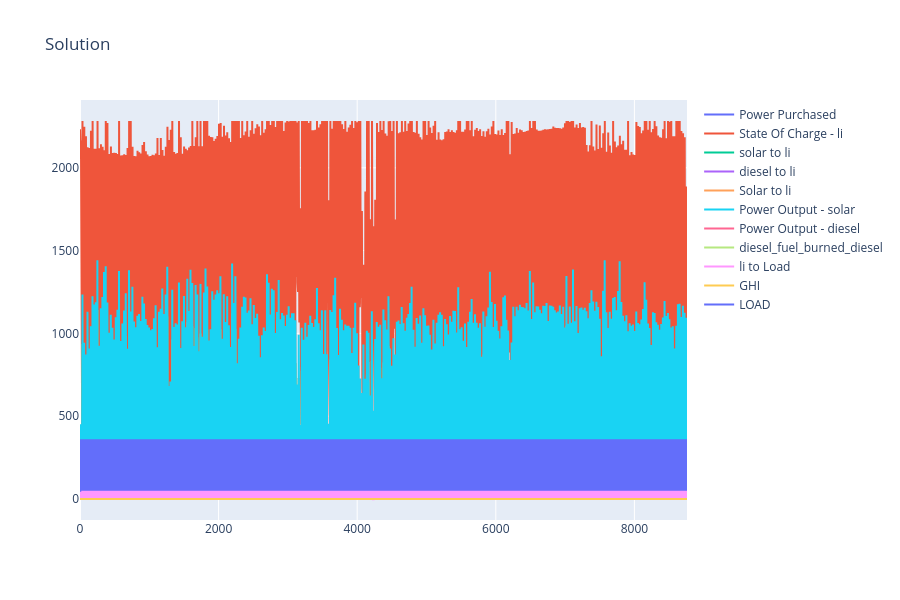

Notebook code for this chart:
### Markdown cell above
## 3. sanity_check — design-rule demonstration
Edits temp copies of the workbook and re-solves to show that a **per_kW** cost change moves sizing while a **fixed** cost change only moves LCoE. Runs 3 full-year solves (~1 min). `SystemExit` is caught so the kernel stays alive.

### Code cell
import pandas as pd
import plotly.graph_objects as go

fig = go.Figure()

for col in sol.columns:
    if pd.api.types.is_numeric_dtype(sol[col]):
        fig.add_trace(go.Scatter(x=sol.index, y=sol[col], name=col, mode='lines'))

fig.update_layout(title='Solution', hovermode='x unified', height=600)
fig.show()

### Figure 1 — Plotly figure (JSON) as saved in the notebook; plotly's stock layout.template omitted (floating-point values rounded to 4 significant figures; data arrays with more than 128 entries replaced by an {"elided": "..."} marker saying what was removed)
{"data": [{"mode": "lines", "name": "Power Purchased", "type": "scatter", "x": {"elided": "8760 int values"}, "y": {"elided": "8760 float values"}}, {"mode": "lines", "name": "State Of Charge - li", "type": "scatter", "x": {"elided": "8760 int values"}, "y": {"elided": "8760 float values"}}, {"mode": "lines", "name": "solar to li", "type": "scatter", "x": {"elided": "8760 int values"}, "y": {"elided": "8760 float values"}}, {"mode": "lines", "name": "diesel to li", "type": "scatter", "x": {"elided": "8760 int values"}, "y": {"elided": "8760 float values"}}, {"mode": "lines", "name": "Solar to li", "type": "scatter", "x": {"elided": "8760 int values"}, "y": {"elided": "8760 float values"}}, {"mode": "lines", "name": "Power Output - solar", "type": "scatter", "x": {"elided": "8760 int values"}, "y": {"elided": "8760 float values"}}, {"mode": "lines", "name": "Power Output - diesel", "type": "scatter", "x": {"elided": "8760 int values"}, "y": {"elided": "8760 float values"}}, {"mode": "lines", "name": "diesel_fuel_burned_diesel", "type": "scatter", "x": {"elided": "8760 int values"}, "y": {"elided": "8760 float values"}}, {"mode": "lines", "name": "li to Load", "type": "scatter", "x": {"elided": "8760 int values"}, "y": {"elided": "8760 float values"}}, {"mode": "lines", "name": "GHI", "type": "scatter", "x": {"elided": "8760 int values"}, "y": {"elided": "8760 float values"}}, {"mode": "lines", "name": "LOAD", "type": "scatter", "x": {"elided": "8760 int values"}, "y": {"elided": "8760 float values"}}], "layout": {"height": 600, "hovermode": "x unified", "title": {"text": "Solution"}}}
